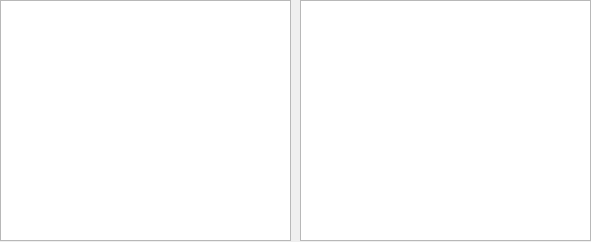
<?xml version="1.0" encoding="UTF-8"?>
<ui version="4.0">
 <class>BatteryStatusWidget</class>
 <widget class="QWidget" name="BatteryStatusWidget">
  <property name="geometry">
   <rect>
    <x>0</x>
    <y>0</y>
    <width>591</width>
    <height>242</height>
   </rect>
  </property>
  <property name="windowTitle">
   <string>Form</string>
  </property>
  <widget class="QTextBrowser" name="textBrowserBatty">
   <property name="geometry">
    <rect>
     <x>0</x>
     <y>0</y>
     <width>291</width>
     <height>241</height>
    </rect>
   </property>
   <property name="font">
    <font>
     <family>Courier</family>
     <pointsize>10</pointsize>
     <weight>75</weight>
     <bold>true</bold>
    </font>
   </property>
   <property name="html">
    <string>&lt;!DOCTYPE HTML PUBLIC &quot;-//W3C//DTD HTML 4.0//EN&quot; &quot;http://www.w3.org/TR/REC-html40/strict.dtd&quot;&gt;
&lt;html&gt;&lt;head&gt;&lt;meta name=&quot;qrichtext&quot; content=&quot;1&quot; /&gt;&lt;style type=&quot;text/css&quot;&gt;
p, li { white-space: pre-wrap; }
&lt;/style&gt;&lt;/head&gt;&lt;body style=&quot; font-family:'Courier'; font-size:10pt; font-weight:600; font-style:normal;&quot;&gt;
&lt;p style=&quot;-qt-paragraph-type:empty; margin-top:0px; margin-bottom:0px; margin-left:0px; margin-right:0px; -qt-block-indent:0; text-indent:0px; font-size:14pt; font-weight:400;&quot;&gt;&lt;br /&gt;&lt;/p&gt;&lt;/body&gt;&lt;/html&gt;</string>
   </property>
  </widget>
  <widget class="QTextBrowser" name="textBrowserMains">
   <property name="geometry">
    <rect>
     <x>300</x>
     <y>0</y>
     <width>291</width>
     <height>241</height>
    </rect>
   </property>
   <property name="font">
    <font>
     <family>Courier</family>
     <pointsize>10</pointsize>
     <weight>75</weight>
     <bold>true</bold>
    </font>
   </property>
  </widget>
 </widget>
 <resources/>
 <connections/>
</ui>
